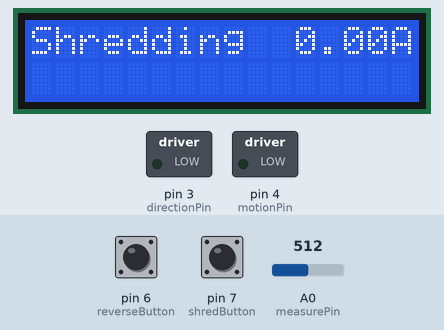
Bench run of a sketch on a simulated Arduino Uno, built with avr-gcc and run on an emulated ATmega328P. On the bench: 16×2 character LCD, switched loads named in the sketch (green lamp = pin HIGH). Inputs (shaded band) come from the test bench; at power-on: A0 (measurePin) = 512, pin 7 (shredButton) HIGH, pin 6 (reverseButton) HIGH. EEPROM starts erased; what the sketch prints to the serial monitor is not drawn.

Above: at 3.8 s.
3.9 s: A0 (measurePin) set to 694
At 5.3 s:
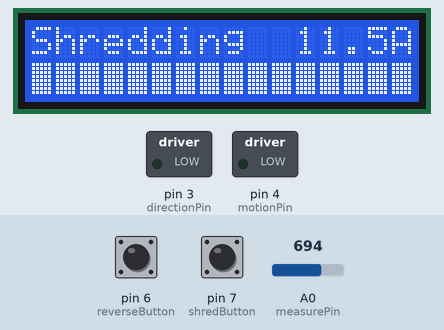
5.6 s: A0 (measurePin) set to 710
At 6.6 s:
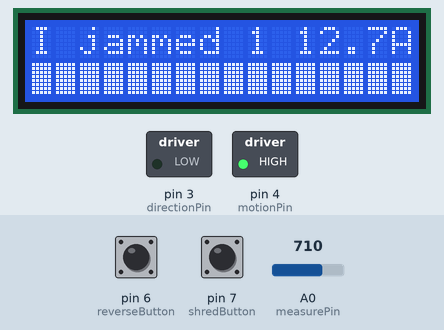
8.6 s: A0 (measurePin) set to 511
At 9.2 s:
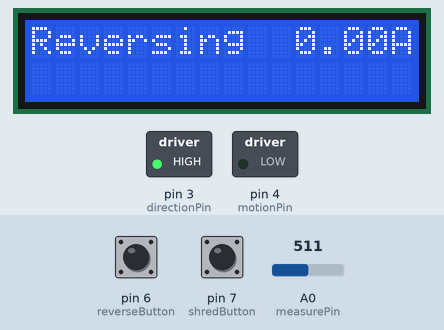
11.6 s: A0 (measurePin) set to 716
At 14.4 s:
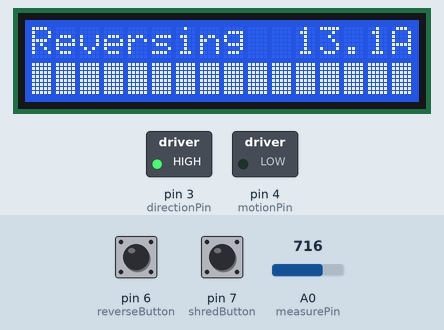
14.6 s: pin 7 (shredButton) pulled LOW for 0.15 s
At 15.5 s:
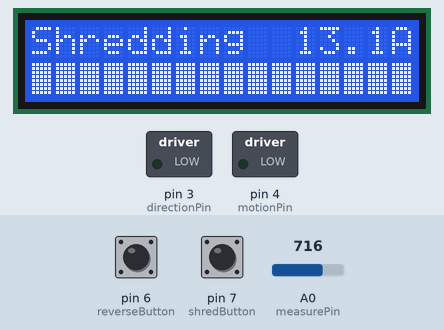
17.7 s: pin 7 (shredButton) pulled LOW for 3.2 s
At 21.3 s:
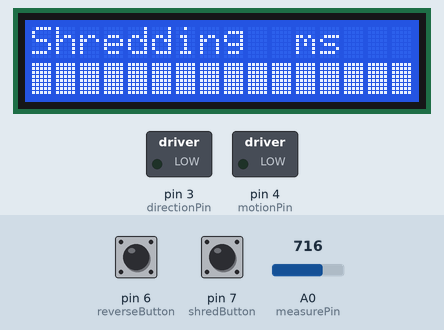
Timing chart, 0 to 22.8 s (numbered marks = the images above; inputs shaded):
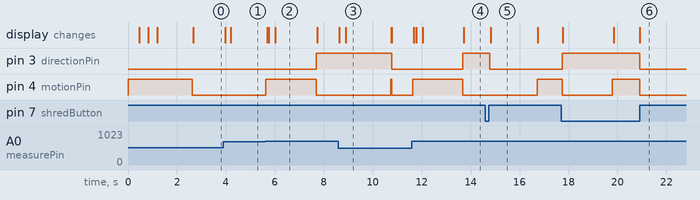

The sketch:

shredderControl.ino
```cpp
/*
  this sketch lets an ac induction motor switch direction
  at the push of a three-state button: forward, reverse and stop. And there's a big switch that switches off everything.
  There's a safety in the wiring that makes sure both directions cannot switch on both at once,
  but the arduino wouldn't do that either.
  This sketch also monitors the current through the motor with a Hall sensor. If the current rises above a set limit,
  the machine will register a jam. It will turn back for a second and try again for a set amount of times. If it continues
  to be jammed it switches off.
  Oh and it also makes use of a display to tell the world how it is doing.
  It is possible to use the serial plotter to monitor current, since that is the only number that is dumped on serial.
*/

#include <EEPROM.h>
#include <LiquidCrystal_I2C.h>            //use the LCD Display (yes it is one of those i2c things)
#include <Wire.h>

//#define DEBUG 1

#define SHRED_ST  0             // Shredding state Stopped
#define SHRED_FW  1             // Shredding state Forward
#define SHRED_REV 2             // Shredding state Reversing

#define JAMMED_NO 0             // Not jammed state
#define JAMMED_YE 1             // Jammed detected state: waiting for motor to loose inertia
#define JAMMED_RV 2             // Reversing after jammed state
#define JAMMED_RE 3             // Jamming reverse done state: waiting for motor to loose inertia

#define A_2_AREAD(c) (runConf.v0A + (c/AnalogR2A))
#define AREAD_2_A(c) ((c - runConf.v0A)*AnalogR2A)
const float AnalogR2A = 5.0 / (1024 * 0.066);

/* Configuration, you can adjust this via serial */
#define EEPROM_ID "PPS"
#define EEPROM_V 0

#define D_V0A 538                   // Tune this value to Analog read when no current flowing
#define D_START_SPAN 500            // Time to ignore current spikes due to motor start
#define D_MAX_JAMS 3                // Max amount of jams in a set time
#define D_MIN_JAM_TIME 15000        // That time in milliseconds
#define E_UNJAM_REVERSE_T 3000      // Retraction time to unjam
#define MAX_CURRENT 12              // Max current in Amps, to detect jams

struct ShredderConf {
  int v0A;
  int startSpan;
  int maxJams;
  int minJamTime;
  int unjamReverseT;
  int maxCurrent;   // this is the value over which the hall sensor signal will register as a jam.
};
ShredderConf runConf;
/* Config end */

// constants won't change. They're used here to set pin numbers:
const int shredButton = 7;     // the number of the pin that registers if you want the machine to shred
const int reverseButton = 6;   // the number of the pin that registers if you want the machine to reverse
const int motionPin = 4;       // the number of the pin that decides if the motor turns
const int directionPin = 3;    // the number of the pin that decides the driection of the motor
const int measurePin = A0;     // this pin has a hall sensor connected to it that measures the output current to the motor

int jamState = JAMMED_NO;
unsigned long jamTick;

unsigned long jamTime = 0;     // this int will store time between problematic jams
int current;                   // this int will store the measured current
int jammedCounter = 0;         // this int will store the amount of Jams within the minJamTime
unsigned long startTime = 0;   // this int is needed to count the interval between jams.
int i;

boolean working = true;
boolean configMode = false;
boolean alarmed = false;
unsigned long lastStart = 0;
unsigned long lastCurrentPrint = 0;
float currentAvg = 0;
int currentCount = 0;
int shredDir = SHRED_ST;

LiquidCrystal_I2C lcd(0x3F, 16, 2);           //set the address and dimensions of the LCD. Here the address is 0x3F, but it depends on the chip. You can use and i2c-scanner to determine the address of your chip.

byte pBar[8] = {0x1f, 0x1f, 0x1f, 0x1f, 0x1f, 0x1f, 0x1f, 0x1f};

String inputString = "";         // a String to hold incoming data
char * banner = "Precious Plastic v4";
char lcdBuffer[16];
///So here comes what the machine will do on startup
void setup() {
  analogReference(EXTERNAL);      //Use external reference for ADC
  // initialize the output pins:
  pinMode(motionPin, OUTPUT);
  digitalWrite(motionPin, HIGH);  //STOP shredder at boot //TODO: change from inverted to normal logic: HIGH -> ON
  pinMode(directionPin, OUTPUT);
  // initialize input pins:
  pinMode(shredButton, INPUT);
  pinMode(reverseButton, INPUT);
  pinMode(measurePin, INPUT);

  Serial.begin(115200);
  //initialise the lcd
  lcd.init();
  lcd.createChar(0, pBar);
  lcd.setBacklight(HIGH);
  lcd.setCursor(0, 1);
  lcd.print("Shredder Pro  ");
  for (int i = 0; i < 4; i++) {
    lcd.setCursor(0, 0);
    sprintf(lcdBuffer, "%.16s", &(banner[i]));
    //lcd.print(&(banner[i]);
    lcd.print(lcdBuffer);
    delay(350);
  }
  readConfig();
  delay(1000);
  lcd.setCursor(0, 1);
  lcd.print("             ");
  inputString.reserve(50);
}

// here comes what the machine will do while running, which is basically shred, reverse or do nothing
void loop() {
  if(configMode)return; //Do noting while in config mode
  current = analogRead(measurePin);
  checkDirection();
  if (!alarmed) {
    if (jamState == JAMMED_NO) {
      if (working && millis() >= lastStart + runConf.startSpan && current > runConf.maxCurrent) {
        halt();                                    // the machine stops
        countJams();                               // count how often this happens within an unacceaptable timeframe
        if (jammedCounter >= runConf.maxJams) {
          alarm();                                 // If it has jammed too much in timeframe stop everything
        } else {
          jamTick  = millis();
          jamState = JAMMED_YE;
        }
      }
    }
    switch (jamState) {
      case JAMMED_YE:
        if ((current <= runConf.v0A + 2) || (millis() > jamTick + 2000)) {      // wait a bit to make the shredder halt
          reverse();                               // then it reverses
          jamTick  = millis();
          jamState = JAMMED_RV;
        }
        break;
      case JAMMED_RV:
        if (millis() > jamTick + runConf.unjamReverseT) {          // Reverse for set amount and stop
          halt();
          jamTick  = millis();
          jamState = JAMMED_RE;
        }
        break;
      case JAMMED_RE:
        if ((current <= runConf.v0A + 2) || (millis() > jamTick + 3000)) {      // Let the motor come to a halt
          jamState = JAMMED_NO;
          if (shredDir == SHRED_FW)
            shred();
          else
            reverse();      //On reversed jam stop and try again
        }
        break;
      default:
        break;
    }
    printCurrent();      // display this as value in amps.
    printBar();          //displays current as a progress bar.
    //printValue();      //you can also display the measured value.
  }
#ifndef DEBUG
  Serial.println(AREAD_2_A(current));             // You can read the current over serial
#endif
}

void serialEvent() {
  while (Serial.available()) {
    char inChar = (char)Serial.read();
    inputString += inChar;
    if (inChar == '\n') {
      if(configMode){
        //TODO: receive config vars and store to EEPROM
        int v,r_v0A, r_startSpan, r_maxJams, r_minJamTime, r_unjamReverseT, r_maxCurrent;
        int decoded = sscanf(const_cast<char*>(inputString.c_str()), "%d,%d,%d,%d,%d,%d,%d", &v, &r_v0A, &r_startSpan, &r_maxJams, &r_minJamTime, &r_unjamReverseT, &r_maxCurrent);
        if(decoded != 7){
          Serial.print("Invalid config received: ");
          Serial.println(inputString);
        }else{
          if(v!=EEPROM_V){
            Serial.println("Config version received doesn't match firmware");
          }else{
            runConf = {
              r_v0A,
              r_startSpan,
              r_maxJams,
              r_minJamTime,
              r_unjamReverseT,
              0
            };
            runConf.maxCurrent = A_2_AREAD(r_maxCurrent); //Max current should be calculated after we have loaded config voltage offset for 0A(v0A)
            saveConfig();
            configMode = false;
            Serial.println("config ok");
          }
        }
      }
      if(inputString.equals("config\n")){
        digitalWrite(motionPin, HIGH);                        // Switch it all off
        Serial.println("Entering config mode");
        configMode = true;
        working = false;
        lcd.setCursor(0, 0);
        lcd.print("PP Shredder     ");
        lcd.setCursor(0, 1);
        lcd.print("     config mode");
      }
      if(inputString.equals("reset\n")){
        Serial.println("Restoring default config");
        restoreConfig();
      }
#ifdef DEBUG
      Serial.print("Received: ");Serial.println(inputString);
#endif
      inputString = "";
    }
  }
}

void shred() {
  lcd.setCursor(0, 0);
  lcd.print("Shredding  ");
#ifdef DEBUG
  Serial.println("Shredding");
#endif
  digitalWrite(motionPin, LOW);                          // set stuff in motion
  digitalWrite(directionPin, LOW);                        // in the forward direction
}

void reverse() {
  lcd.setCursor(0, 0);
  lcd.print("Reversing  ");
#ifdef DEBUG
  Serial.println("I am going back");
#endif
  digitalWrite(motionPin, LOW);                        // Set stuff in motion
  digitalWrite(directionPin, HIGH);                          // in the reverse direction
}

void halt() {
  lcd.setCursor(0, 0);
  lcd.print("Shredder   ");
#ifdef DEBUG
  Serial.println("STOP");   //tell the world you are coming to a halt
#endif
  digitalWrite(motionPin, HIGH);                        // Switch it all off
}

void countJams() {
#ifdef DEBUG
  Serial.print(startTime);
  Serial.print(" vs ");
  Serial.println(millis());
#endif
  if (startTime == 0) {
    jamTime = runConf.minJamTime;                 //If it is the first time, don't mind elapsed time betwen jams
  } else {
    jamTime = millis() - startTime;       //check how much time is between jams and store this in jamTime
  }
  if (jamTime < (runConf.minJamTime)) {        //if that is inside unacceptable limits
    jammedCounter++;                         //count this as a jam
    startTime = millis();       //reset the start time
#ifdef DEBUG
    Serial.print("I jammed ");
    Serial.print(jammedCounter);
    Serial.println(" times.");
#endif
  } else {                        //If it has been ages since the last jam
    startTime = millis();
    jammedCounter = 1;                 //start counting again
  }
  lcd.setCursor(0, 0);
  lcd.print("I jammed ");
  lcd.print(jammedCounter);
  lcd.print(" times now  ");
}


void alarm() {
#ifdef DEBUG
  Serial.println("I am jammed");
#endif
  alarmed = true;
  lcd.setCursor(0, 0);
  lcd.print("Alarm: ");
  lcd.print(jammedCounter);
  lcd.print(" jams    ");
}

void checkDirection() {
  /*
      Code assumes a 3 states button with two pins (active high)
      1. Shred
      2. Reverse
      If none is pushed we assume it is off
      It's not possible to push both at the same time (in that case we assume shred forward)
  */
  int shredInput = digitalRead(shredButton);            //check which button is pressed
  int reverseInput =  digitalRead(reverseButton);
  if (shredInput == LOW && reverseInput == LOW) {       //if you are set to stop
    if (working) {
      halt();                                           //don't move
      working = false;
      shredDir = SHRED_ST;
      jamState = JAMMED_NO;
      //      jammedCounter = 0;                              //Should we restart jamming count?
      alarmed = false;
    }
  } else {
    if (!working) {
      working = true;
      lastStart = millis();
    }
    //TODO: check rotation shift and wait before changing
    if (shredInput == HIGH) {                         //if you are set to shred
      if (shredDir != SHRED_FW) {
        shred();                                      //shred
        shredDir = SHRED_FW;
      }
    } else {                                          //if you are set to reverse
      if (shredDir != SHRED_REV) {
        reverse();                                    //turn back
        shredDir = SHRED_REV;
      }
    }
  }
}

void restoreConfig(){
  runConf = {
    D_V0A,
    D_START_SPAN,
    D_MAX_JAMS,
    D_MIN_JAM_TIME,
    E_UNJAM_REVERSE_T,
    0
  };
  runConf.maxCurrent = A_2_AREAD(MAX_CURRENT); //Max current should be calculated after we have loaded config voltage offset for 0A(v0A)
  saveConfig();
}
void readConfig() {
  int address = 0;
  char id[4];
  byte ver;
  EEPROM.get(address, id);
  address += sizeof(id);
  ver = EEPROM[address];
  address++;

  if ((strcmp(id,EEPROM_ID)!=0) || (ver != EEPROM_V)) {
#ifdef DEBUG
    Serial.println("No config found!\n  Restoring to default config");
#endif
    restoreConfig();
  } else {
    EEPROM.get(address, runConf);
#ifdef DEBUG
    Serial.println("Config loaded correctly");
    Serial.print("0A analogRead offset: "); Serial.println(runConf.v0A);
    Serial.print("@ start wait for "); Serial.print(runConf.startSpan); Serial.println("ms before detecting jams");
    Serial.print("Alarm in case of "); Serial.print(runConf.maxJams);
    Serial.print(" jams detected within "); Serial.print(runConf.minJamTime); Serial.println("ms");
    Serial.print("Reverse for "); Serial.print(runConf.unjamReverseT); Serial.println("ms to unjam");
    Serial.print("Detect jam when current over "); Serial.println(AREAD_2_A(runConf.maxCurrent));
#endif
  }
#ifdef DEBUG
  if (ver != EEPROM_V) {
    Serial.println("Invalid config version found");
  }
#endif
}
void saveConfig() {
  // We use EEPROM.put to write to EEPROM to handle structure and as a bonus uses update that only writes if data has changed, improving EEPROM life
  int address = 0;
  char id[4]=EEPROM_ID;
  byte ver = EEPROM_V;
  EEPROM.put(address, id);
  address += sizeof(id);
  EEPROM.put(address, ver);
  address++;
  EEPROM.put(address, runConf);
}

void printBar() {       //displays the drawn current as a bar
  int pBari = map(current, runConf.v0A + 10, runConf.maxCurrent, 0, 17); // turn the current current value into a percentage of the currentcap, considering sensor 0 value
  for (i = 0; i < 17; i++) {
    lcd.setCursor(i, 1);
    if (i > pBari)
      lcd.print(" ");
    else
      lcd.write(byte(0));
  }
}

void printValue() {           //displays the drawn current as a value
  lcd.setCursor(0, 1);
  if (current < 1000)lcd.print(" ");
  lcd.print(current);
  lcd.print(" out of ");
  lcd.print(runConf.maxCurrent);
  lcd.print(" ");
}

void printCurrent() {
  float currentA = AREAD_2_A(current);
  if (currentA < 0)currentA = 0;
  if (millis() < lastCurrentPrint + 250) {
    currentAvg += currentA;
    currentCount++;
    return;
  }
  lastCurrentPrint = millis();
  lcd.setCursor(11, 0);
  if (currentCount == 0)
    lcd.print(currentA);
  else
    lcd.print(currentAvg / currentCount);
  lcd.setCursor(15, 0);
  lcd.print("A");
  currentAvg = 0;
  currentCount = 0;
}
```

Measured:
- the behaviour switches between 700 and 701 on A0 (measurePin) (found by bisection; images 1 and 2)
- after the input at 3.9 s, the display: first changes after 0.07 s (image 1 shows a later state)
- after the input at 5.6 s, pin 3 (directionPin): LOW → HIGH after 2.1 s; pin 4 (motionPin): LOW → HIGH at once, → LOW 2.1 s later; the display: first changes after 0.09 s (image 2 shows a later state)
- after the input at 8.6 s, pin 3 (directionPin): HIGH → LOW after 2.2 s; the display: first changes at once (image 3 shows a later state)
- after the input at 11.6 s, pin 3 (directionPin): LOW → HIGH after 2.1 s; pin 4 (motionPin): LOW → HIGH at once, → LOW 2.1 s later; the display: first changes after 0.08 s (image 4 shows a later state)
- after the input at 14.6 s, pin 3 (directionPin): HIGH → LOW after 0.18 s; the display: changes after 0.21 s (image 5)
- after the input at 17.7 s, pin 3 (directionPin): LOW → HIGH at once, → LOW 3.2 s later; the display: first changes after 0.07 s (image 6 shows a later state)
